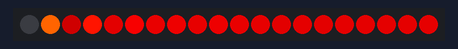
The sketch below on a simulated Arduino Mega 2560, built with avr-gcc and run on an emulated ATmega2560. Shown: 20 RGB LEDs in strip order, left to right. Random numbers use the default seed unless the sketch sets one.

Above: at 0.56 s.
At 9.57 s:
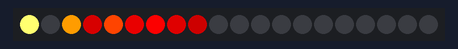
At 14.61 s:
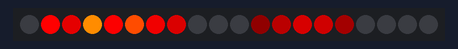
At 20.09 s:
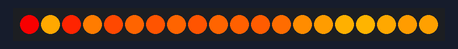
At 28.58 s:
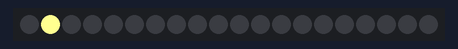
At 37.95 s:
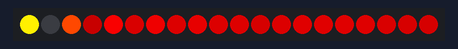

The sketch:

Color_Flames_Main.ino
```cpp
// (licence header left out)
#include "FastLED.h"

#define NUM_LEDS  20    // Enter the total number of LEDs on the strip
#define PIN       22      // The pin connected to DATA line to control the LEDs

CRGB leds[NUM_LEDS];

void setup() {
  FastLED.addLeds<WS2812B, PIN, GRB>(leds, NUM_LEDS).setCorrection(TypicalLEDStrip);
  FastLED.setMaxPowerInVoltsAndMilliamps(5, 1500);    // Set power limit of LED strip to 5V, 1500mA
  FastLED.clear();                                    // Initialize all LEDs to "OFF"
}

void loop() {
  // A white flame. Change parameters according to description in "Color_Flames_Animation" tab.
  Fire(1, 10, 10, 120, false);
}
```

Color_Flames_Animation.ino
```cpp
/*
 *  ========== Color Flame Animation ==========
 *  FUNCTION CALL:   Fire(Color, Cooling, Sparks, DelayDuration, ReverseDirection);
 *
 *  PARAMETERS:
 *  Color - select the color of the flame with one of the following numbers:
    0 = white
    1 = red
    2 = yellow
    3 = green
    4 = cyan
    5 = blue
    6 = purple
    7 = pink
 *  Cooling - Use larger value for shorter flames; default=50; suggested range 20-100.
 *  Sparks - Use larger value for more ignitions and a more active fire (between 0 to 255); default=100; suggested range 50-200.
 *  DelayDuration - Use larger value for slower flame speed; default=10.
 *  ReverseDirection - change the origin of the flame from the bottom of the strip to the top; default=false.
*/
  long myTimer = 0;
  long myTimeout;

void Fire(int Color, int Cooling, int Sparks, int DelayDuration, bool ReverseDirection) {
  static byte heat[NUM_LEDS];   // Array of temperature readings at each simulation cell
  int cooldown;
  if (millis() > myTimeout + myTimer ) {
    myTimer = millis();
	  // 1) Slight cool down for each cell
	  for (int i = 0; i < NUM_LEDS; i++) {
		cooldown = random(0, ((Cooling * 10) / NUM_LEDS) + 2);

		if(cooldown > heat[i]) {
		  heat[i] = 0;
		}
		else {
		  heat[i] = heat[i] - cooldown;
		}
	  }

	  // 2) Heat from each cell drifts up and diffuses slightly
	  for (int k = (NUM_LEDS - 1); k >= 2; k--) {
		heat[k] = (heat[k - 1] + heat[k - 2] + heat[k - 2]) / 3;
	  }

	  // 3) Randomly ignite new Sparks near bottom of the flame
	  if (random(255) < Sparks) {
		int y = random(7);
		heat[y] = heat[y] + random(160, 255);
	  }

	  // 4) Convert heat cells to LED colors
	  for (int n = 0; n < NUM_LEDS; n++) {
		// Temperature ranges from 0 (black/cold) to 255 (white/hot)
		// Rescale heat from 0-255 to 0-191
		byte temperature = heat[n];
		byte t192 = round((temperature / 255.0) * 191);

		// Calculate ramp up from
		byte heatramp = t192 & 0x3F; // 0...63
		heatramp <<= 2; // scale up to 0...252

		int BottomColor[8][3] = {   // Array of Bottom flame colors (for spark)
		  {heatramp/2, heatramp/2, 255},      // 0 - blue sparks on white flame
		  {255, 255, heatramp},               // 1 - white/yellow sparks on red flame
		  {255, heatramp, heatramp},          // 2 - white/red sparks on yellow flame
		  {heatramp, heatramp, 255},          // 3 - white/blue sparks on green flame
		  {heatramp, heatramp, 255},          // 4 - white/blue sparks on cyan flame
		  {255, 255, heatramp},               // 5 - white/yellow sparks on blue flame
		  {255, heatramp, heatramp},          // 6 - white/red sparks on purple flame
		  {255, heatramp, heatramp},          // 7 - white/red sparks on pink flame
		};
		int MiddleColor[8][3] = {   // Array of Middle flame colors
		  {heatramp/2, heatramp/2, heatramp},   // 0 - white/blue
		  {255, heatramp, 0},                   // 1 - red/yellow
		  {heatramp, heatramp, 0},              // 2 - yellow
		  {0, 255, heatramp/2},                 // 3 - green/blue
		  {0, heatramp, heatramp},              // 4 - cyan
		  {0, heatramp, 255},                   // 5 - blue/green
		  {heatramp/3, 0, heatramp/2},          // 6 - purple
		  {heatramp, heatramp/4, heatramp*2/3}, // 7 - pink
		};
		int TopColor[8][3] = {      // Array of Top flame colors
		  {heatramp, heatramp, heatramp},       // 0 - white
		  {heatramp, 0, 0},                     // 1 - red
		  {heatramp, heatramp, 0},              // 2 - yellow
		  {0, heatramp, 0},                     // 3 - green
		  {0, heatramp, heatramp},              // 4 - cyan
		  {0, 0, heatramp},                     // 5 - blue
		  {heatramp/3, 0, heatramp/2},          // 6 - purple
		  {heatramp, heatramp/4, heatramp*2/3}, // 7 - pink
		};

		int Pixel = n;
		if (ReverseDirection) {Pixel = (NUM_LEDS - 1) - n;}

		// Set Pixels according to the three regions of the flame:
		if (t192 > 0x80) {                    // hottest (bottom of flame, heatramp between yellow and white)
		  leds[Pixel].setRGB(round(BottomColor[Color][0]), round(BottomColor[Color][1]), round(BottomColor[Color][2]));
		}
		else if (t192 > 0x40) {               // middle (midde of flame, heatramp with analogous Color)
		  leds[Pixel].setRGB(round(MiddleColor[Color][0]), round(MiddleColor[Color][1]), round(MiddleColor[Color][2]));
		}
		else {                                // coolest (top of flame, heatramp heatramp with monochromatic Color)
		  leds[Pixel].setRGB(round(TopColor[Color][0]), round(TopColor[Color][1]), round(TopColor[Color][2]));
		}

	  }

	FastLED.show();
  }
  //delay(DelayDuration);
}
```
